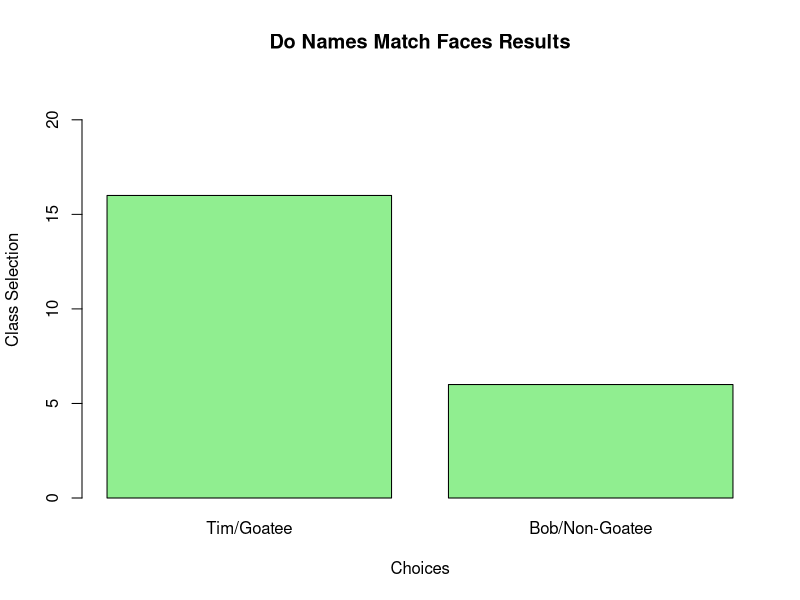
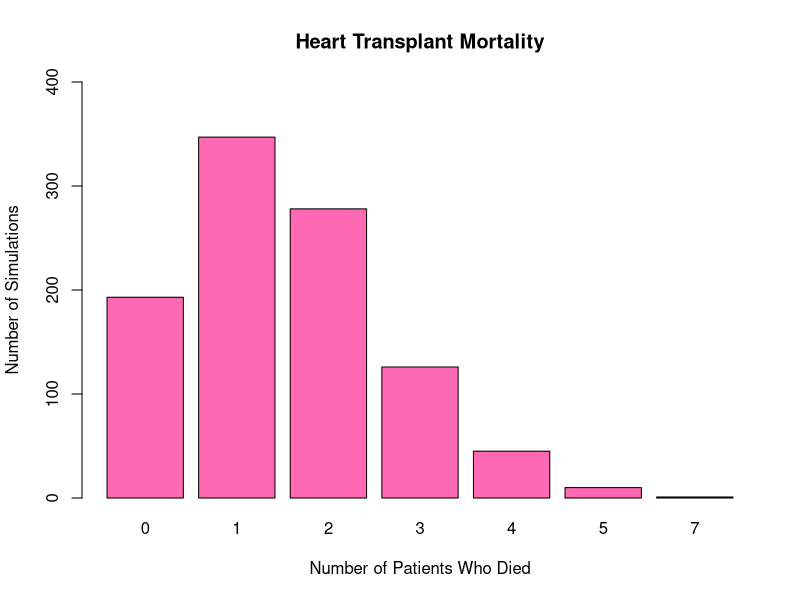

Reproduce these figures in R, in order.
## ---- chunk 1
#This code is used to create a bar graph, where 16 students chose goatee man and 6 students chose non-goatee man.
H <- c(16,6)  
barplot(H, main="Do Names Match Faces Results", xlab="Choices", ylab="Class Selection", names.arg=c("Tim/Goatee","Bob/Non-Goatee"),
border="black",ylim = c(0, 22),col= "light green")
## ---- chunk 2
#This code is used to create four different methods to compute the p-value.
a <-choose(22,16)*(.5)^16*(.5)^6
b <-choose(22,17)*(.5)^17*(.5)^5
c <-choose(22,18)*(.5)^18*(.5)^4
d <-choose(22,19)*(.5)^19*(.5)^3
e <-choose(22,20)*(.5)^20*(.5)^2
f <-choose(22,21)*(.5)^21*(.5)^1
g <-choose(22,22)*(.5)^22*(.5)^0
sum(a,b,c,d,e,f,g)
## ---- chunk 3
1-pbinom(15,22,.5)
sum(dbinom(16:22,22,.5))
1-sum(dbinom(0:15,22,.5))
## ---- chunk 4
#The first part of this code is used to create a random sample to determine the number of people who would live with a benchmark of 15%, and last part of the code is used to create a bar graph with a sample size of 1000.
sample(0:1, 10, replace=TRUE, prob=c(0.85,0.15))  
heartdata <-rbinom(1000, 10, .15)
sum(heartdata>4)

barplot(xtabs(~heartdata), col="hot pink", ylim=c(0,400), main="Heart Transplant Mortality", xlab="Number of Patients Who Died", ylab="Number of Simulations")
## ---- chunk 5
#This code is used to calculate the number of times 8 or more patients died.
heartdata[heartdata>=8]
## ---- chunk 6
#This code is used to create four different methods to compute the p-value.
aa <-choose(10,8)*(.15)^8*(.85)^2
bb <-choose(10,9)*(.15)^9*(.85)^1
cc <-choose(10,10)*(.15)^10*(.85)^0
sum(aa,bb,cc)

1-pbinom(7,10,.15)
sum(dbinom(8:10,10,.15))
1-sum(dbinom(0:7,10,.15))
## ---- chunk 7
#This code is used to create four different methods to compute the p-value.
pbinom(2,10,.85)
## ---- chunk 8
#This code is used to create a random sample with a sample size 1000.
sample(0:1, 361, replace=TRUE, prob=c(0.15,0.85))  
heartdata <-rbinom(1000, 361, .15)
hd <-sum(heartdata>=71)
## ---- chunk 9
sessionInfo()
